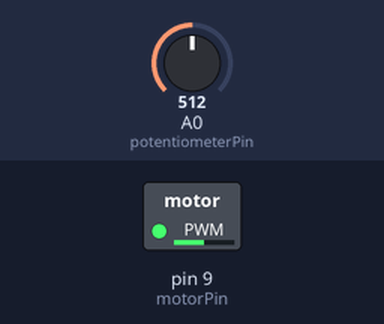
A sketch run on a simulated Arduino Uno, built with avr-gcc and run on an emulated ATmega328P. Shown: switched loads named in the sketch (green lamp = pin HIGH). The inputs (shaded band) are chosen by the test bench; at power-on: A0 (potentiometerPin) = 512.

Above: at 1.2 s.
1.3 s: A0 (potentiometerPin) set to 716
At 1.9 s:
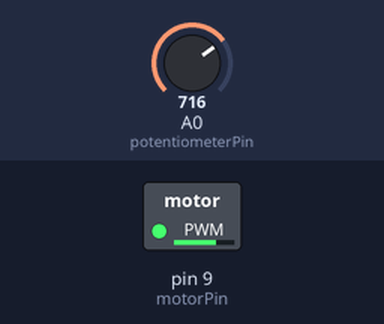
2.8 s: A0 (potentiometerPin) set to 900
At 3.2 s:
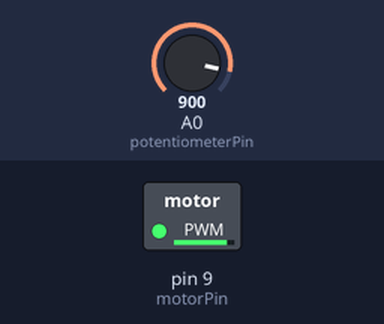
4.3 s: A0 (potentiometerPin) set to 122
At 5.4 s:
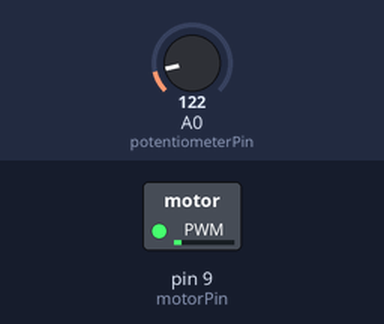
5.8 s: A0 (potentiometerPin) set to 0
At 6.7 s:
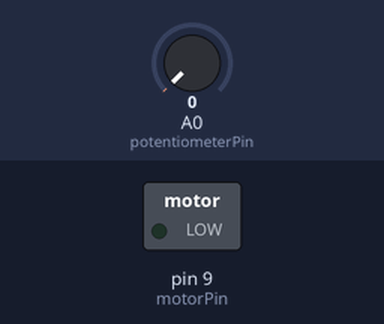
7.3 s: A0 (potentiometerPin) set to 511
At 7.7 s:
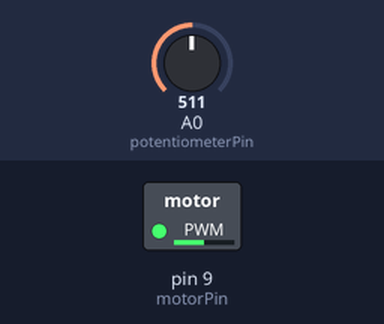
Timing chart, 0 to 9.8 s (numbered marks = the images above; inputs shaded):
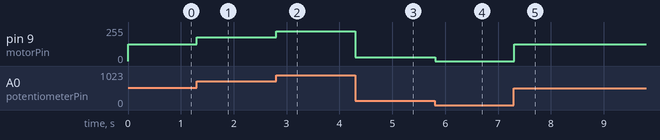

The sketch:

motor_PWM.ino
```cpp
const int motorPin = 9;
const int potentiometerPin = A0;

void setup() {
  pinMode(motorPin, OUTPUT);
}

void loop() {
  int potValue = analogRead(potentiometerPin);
  int motorSpeed = map(potValue, 0, 1023, 0, 255);

  analogWrite(motorPin, motorSpeed);

  delay(10);
}
```

Measured:
- after the input at 1.3 s, pin 9 (motorPin): 127/255 → 178/255 at once
- after the input at 2.8 s, pin 9 (motorPin): 178/255 → 224/255 at once
- after the input at 4.3 s, pin 9 (motorPin): 224/255 → 30/255 at once
- after the input at 5.8 s, pin 9 (motorPin): 30/255 → 0/255 at once
- after the input at 7.3 s, pin 9 (motorPin): 0/255 → 127/255 at once
